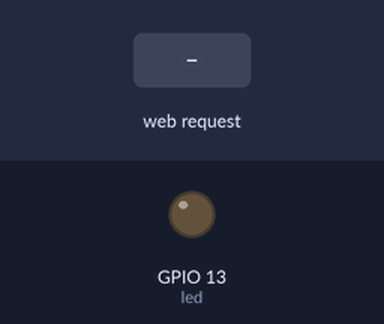
Bench run of a sketch on a simulated ESP32. Shown: output pins drawn as LEDs (lit = HIGH). The inputs (shaded band) are chosen by the test bench. WiFi joins after 1.5 s; servers stay silent unless stated; what the sketch prints to the serial monitor is not drawn.

Above: at 2.7 s.
2.8 s: HTTP request GET /H received
At 4.0 s:
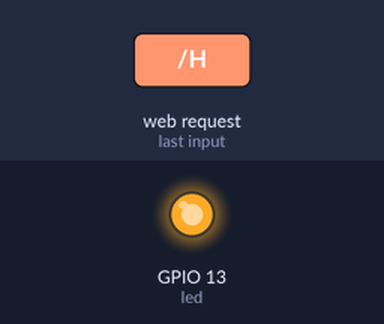
4.3 s: HTTP request GET / received
At 5.2 s:
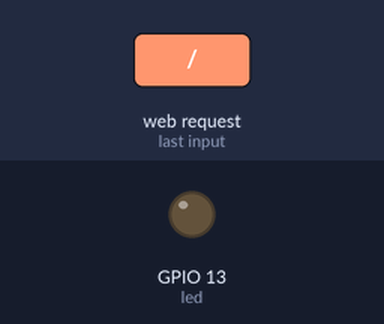
Timing chart, 0 to 7.3 s (numbered marks = the images above; inputs shaded):
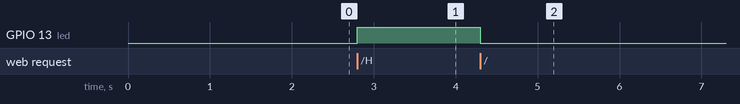

The sketch:

wifi_led_wk6.ion.ino
```cpp
#include <WiFi.h>
#include <WiFiClient.h>
#include <WebServer.h>
#include <ESPmDNS.h>

const char* ssid = "IOT_LAB";
const char* password = "password";

WebServer server(80);
 String website ;
void buildWeb(){
  website += "<html>";
  website += "<head>\n";
  website += "<meta charset='UTF-8'/>\n";
  website += "<meta name=\"viewport\" content=\"width=device-width, initial-scale=1.0\">\n";
  website += "<title>Remote Control LED</title>\n";
  website += "<style>";
  website += "html{background-color:#107b7c;}";
  website += ".title{text-align:center;color:#77BB34;text-shadow:0px 3px 5px #000; margin-bottom: 50px;}";
  website += "a{display:block;text-decoration:none;background-color:#3d5782;radius:3px; ";
  website += "width:150px;text-align:center;margin:0 auto;margin-bottom:30px;font-size:2em;box-shadow: 0px 3px 6px #000;}";
  website += ".btn1{color:#e1ff00;}";
  website += ".btn2{color:#A8A8A8;}";
  website += "</style>";
  website += "</head>\n";
  website += "<body>";
  website += "<h1 class=\"title\">Choose one motherfucker</h1>";
  website += "<a class=\"btn1\" href=\"/H\">ON</a>";
  website += "<a class=\"btn2\" href=\"/L\">OFF</a>";
  website += "</body></html>";
 }
const int led = 13;
void ledon(){
  digitalWrite(led,HIGH);
}
void ledoff(){
  digitalWrite(led,LOW);
}
void handleRoot() {
  digitalWrite(led, 1);
  server.send(200, "text/html", website);
  digitalWrite(led, 0);
}

void handleNotFound() {
  digitalWrite(led, 1);
  String message = "File Not Found\n\n";
  message += "URI: ";
  message += server.uri();
  message += "\nMethod: ";
  message += (server.method() == HTTP_GET) ? "GET" : "POST";
  message += "\nArguments: ";
  message += server.args();
  message += "\n";
  for (uint8_t i = 0; i < server.args(); i++) {
    message += " " + server.argName(i) + ": " + server.arg(i) + "\n";
  }
  server.send(404, "text/plain", message);
  digitalWrite(led, 0);
}

void setup(void) {
  pinMode(led, OUTPUT);
  digitalWrite(led, 0);
  Serial.begin(115200);
   buildWeb();
  WiFi.mode(WIFI_STA);
  WiFi.begin(ssid, password);
  Serial.println("");

  // Wait for connection
  while (WiFi.status() != WL_CONNECTED) {
    delay(500);
    Serial.print(".");
  }
  Serial.println("");
  Serial.print("Connected to ");
  Serial.println(ssid);
  Serial.print("IP address: ");
  Serial.println(WiFi.localIP());

  if (MDNS.begin("esp32")) {
    Serial.println("MDNS responder started");
  }

  server.on("/", handleRoot);
   server.on("/H", ledon);
    server.on("/L", ledoff);

  server.on("/inline", []() {
    server.send(200, "text/plain", "this works as well");
  });

  server.onNotFound(handleNotFound);

  server.begin();
  Serial.println("HTTP server started");
}

void loop(void) {
  server.handleClient();
}
```

Measured:
- after the input at 2.8 s, GPIO 13 (led): LOW → HIGH at once
- after the input at 4.3 s, GPIO 13 (led): HIGH → LOW at once
